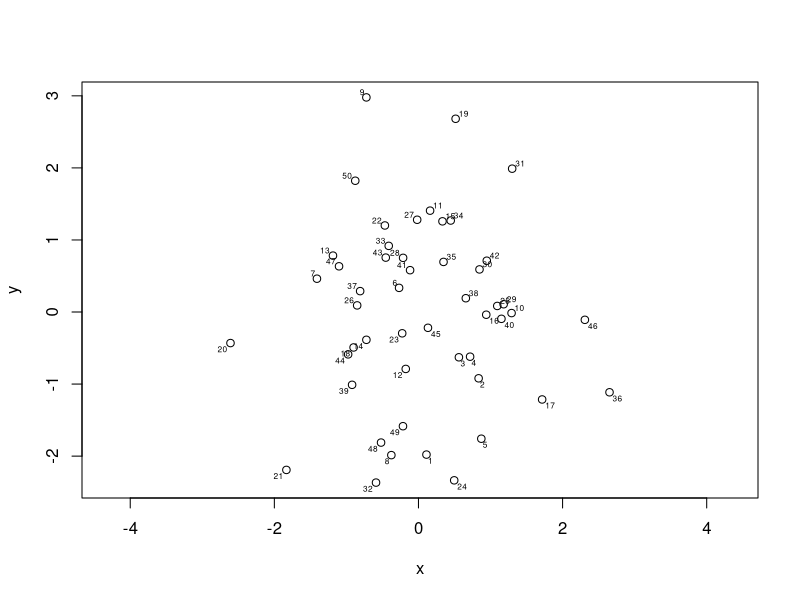
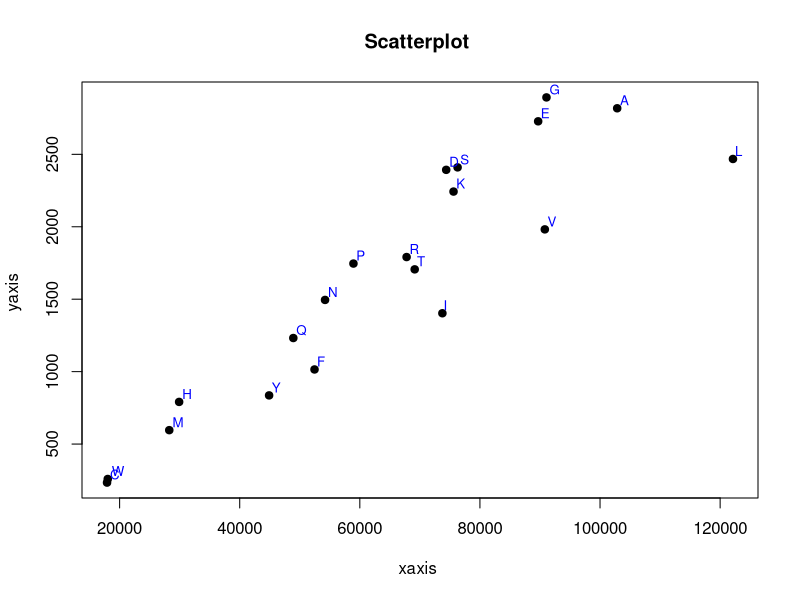

Generate these figures, in order, with R:
X11()

library(calibrate)

# Example from documentation {

x <- rnorm(50)
y <- rnorm(50)
plot(x,y,asp=1)
textxy(x,y,1:50,m=c(mean(x),mean(y)))

z <- locator(1)

# }

# http://stackoverflow.com/a/9500153/180275 {

x =     c(102856  , 17906 , 89697 , 74384 , 91081 , 52457 , 73749 , 29910 , 75604 , 28267 , 122136 , 54210 , 48925 , 58937 , 76281 , 67789 , 69138 , 18026 , 90806 , 44893)
y =     c(2818    , 234   , 2728  , 2393  , 2893  , 1015  , 1403  , 791   , 2243  , 596   , 2468   , 1495  , 1232  , 1746  , 2410  , 1791  , 1706  , 259   , 1982  , 836  )
names = c("A"     , "C"   , "E"   , "D"   , "G"   , "F"   , "I"   , "H"   , "K"   , "M"   , "L"    , "N"   , "Q"   , "P"   , "S"   , "R"   , "T"   , "W"   , "V"   , "Y"  )

plot  (x, y, main="Scatterplot ", xlab="xaxis ", ylab="yaxis ", pch=19)
textxy(x, y, labs=names, cex = 0.8, col = "blue", m = c(0, 0))

z <- locator(1)

# }
